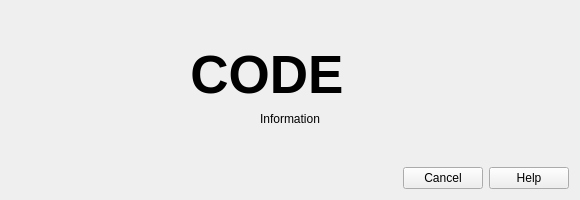
<?xml version="1.0" encoding="UTF-8"?>
<ui version="4.0">
 <class>MSALoginDialog</class>
 <widget class="QDialog" name="MSALoginDialog">
  <property name="geometry">
   <rect>
    <x>0</x>
    <y>0</y>
    <width>580</width>
    <height>200</height>
   </rect>
  </property>
  <property name="windowTitle">
   <string>Add Microsoft Account</string>
  </property>
  <layout class="QVBoxLayout" name="verticalLayout">
   <item>
    <widget class="QStackedWidget" name="stackedWidget">
     <property name="currentIndex">
      <number>1</number>
     </property>
     <widget class="QWidget" name="loadingPage">
      <layout class="QVBoxLayout" name="verticalLayout_3">
       <item>
        <spacer name="verticalSpacer_4">
         <property name="orientation">
          <enum>Qt::Vertical</enum>
         </property>
         <property name="sizeHint" stdset="0">
          <size>
           <width>20</width>
           <height>40</height>
          </size>
         </property>
        </spacer>
       </item>
       <item>
        <widget class="QLabel" name="loadingLabel">
         <property name="font">
          <font>
           <pointsize>16</pointsize>
           <weight>75</weight>
           <bold>true</bold>
          </font>
         </property>
         <property name="text">
          <string>Please wait...</string>
         </property>
         <property name="alignment">
          <set>Qt::AlignCenter</set>
         </property>
        </widget>
       </item>
       <item>
        <widget class="QLabel" name="status">
         <property name="text">
          <string>Status</string>
         </property>
         <property name="alignment">
          <set>Qt::AlignCenter</set>
         </property>
        </widget>
       </item>
       <item>
        <spacer name="verticalSpacer_3">
         <property name="orientation">
          <enum>Qt::Vertical</enum>
         </property>
         <property name="sizeHint" stdset="0">
          <size>
           <width>20</width>
           <height>40</height>
          </size>
         </property>
        </spacer>
       </item>
      </layout>
     </widget>
     <widget class="QWidget" name="codePage">
      <layout class="QVBoxLayout" name="verticalLayout_2">
       <item>
        <spacer name="verticalSpacer_6">
         <property name="orientation">
          <enum>Qt::Vertical</enum>
         </property>
         <property name="sizeHint" stdset="0">
          <size>
           <width>20</width>
           <height>40</height>
          </size>
         </property>
        </spacer>
       </item>
       <item>
        <layout class="QHBoxLayout" name="horizontalLayout">
         <item>
          <spacer name="horizontalSpacer_2">
           <property name="orientation">
            <enum>Qt::Horizontal</enum>
           </property>
           <property name="sizeHint" stdset="0">
            <size>
             <width>40</width>
             <height>20</height>
            </size>
           </property>
          </spacer>
         </item>
         <item>
          <widget class="QLabel" name="code">
           <property name="font">
            <font>
             <pointsize>40</pointsize>
             <weight>75</weight>
             <bold>true</bold>
            </font>
           </property>
           <property name="cursor">
            <cursorShape>IBeamCursor</cursorShape>
           </property>
           <property name="text">
            <string>CODE</string>
           </property>
           <property name="alignment">
            <set>Qt::AlignCenter</set>
           </property>
           <property name="textInteractionFlags">
            <set>Qt::TextBrowserInteraction</set>
           </property>
          </widget>
         </item>
         <item>
          <widget class="QPushButton" name="copyCode">
           <property name="toolTip">
            <string>Copy code to clipboard</string>
           </property>
           <property name="text">
            <string/>
           </property>
           <property name="icon">
            <iconset theme="copy"/>
           </property>
           <property name="iconSize">
            <size>
             <width>22</width>
             <height>22</height>
            </size>
           </property>
           <property name="flat">
            <bool>true</bool>
           </property>
          </widget>
         </item>
         <item>
          <spacer name="horizontalSpacer">
           <property name="orientation">
            <enum>Qt::Horizontal</enum>
           </property>
           <property name="sizeHint" stdset="0">
            <size>
             <width>40</width>
             <height>20</height>
            </size>
           </property>
          </spacer>
         </item>
        </layout>
       </item>
       <item>
        <widget class="QLabel" name="codeInfo">
         <property name="font">
          <font>
           <italic>false</italic>
          </font>
         </property>
         <property name="text">
          <string>Information</string>
         </property>
         <property name="alignment">
          <set>Qt::AlignCenter</set>
         </property>
         <property name="openExternalLinks">
          <bool>true</bool>
         </property>
         <property name="textInteractionFlags">
          <set>Qt::LinksAccessibleByKeyboard|Qt::LinksAccessibleByMouse</set>
         </property>
        </widget>
       </item>
       <item>
        <spacer name="verticalSpacer_5">
         <property name="orientation">
          <enum>Qt::Vertical</enum>
         </property>
         <property name="sizeHint" stdset="0">
          <size>
           <width>20</width>
           <height>40</height>
          </size>
         </property>
        </spacer>
       </item>
      </layout>
     </widget>
    </widget>
   </item>
   <item>
    <widget class="QDialogButtonBox" name="buttonBox">
     <property name="standardButtons">
      <set>QDialogButtonBox::Cancel|QDialogButtonBox::Help</set>
     </property>
     <property name="centerButtons">
      <bool>false</bool>
     </property>
    </widget>
   </item>
  </layout>
 </widget>
 <resources/>
 <connections/>
</ui>
